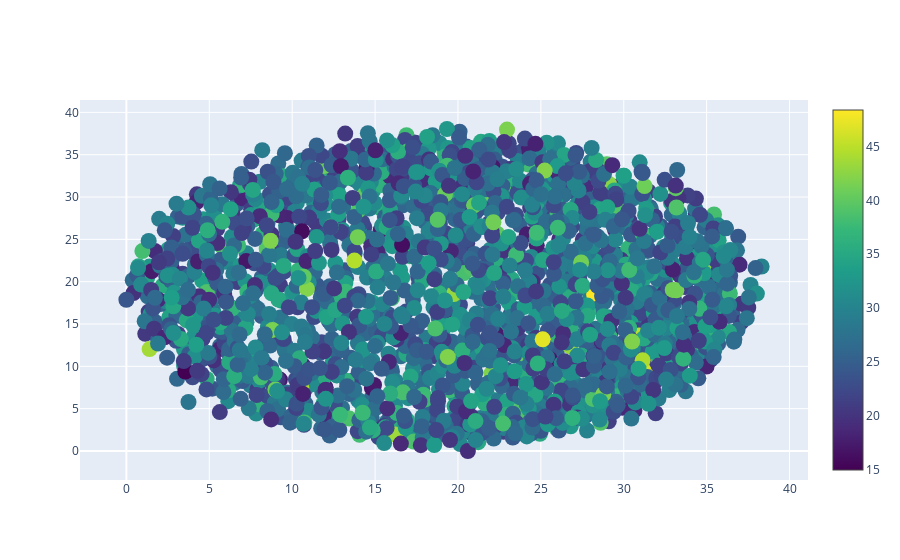

The notebook cell this image was saved under:
### Code cell
analysis.dimenfix_scatter_plot()

### Figure 1 — Plotly figure (JSON) as saved in the notebook; plotly's stock layout.template omitted (floating-point values rounded to 4 significant figures; data arrays with more than 128 entries replaced by an {"elided": "..."} marker saying what was removed)
{"data": [{"marker": {"color": {"elided": "2000 float values"}, "colorscale": [[0, "#440154"], [0.1111, "#482878"], [0.2222, "#3e4989"], [0.3333, "#31688e"], [0.4444, "#26828e"], [0.5556, "#1f9e89"], [0.6667, "#35b779"], [0.7778, "#6ece58"], [0.8889, "#b5de2b"], [1, "#fde725"]], "showscale": true, "size": 16}, "mode": "markers", "type": "scatter", "x": {"elided": "2000 float values"}, "y": {"elided": "2000 float values"}}], "layout": {}}
